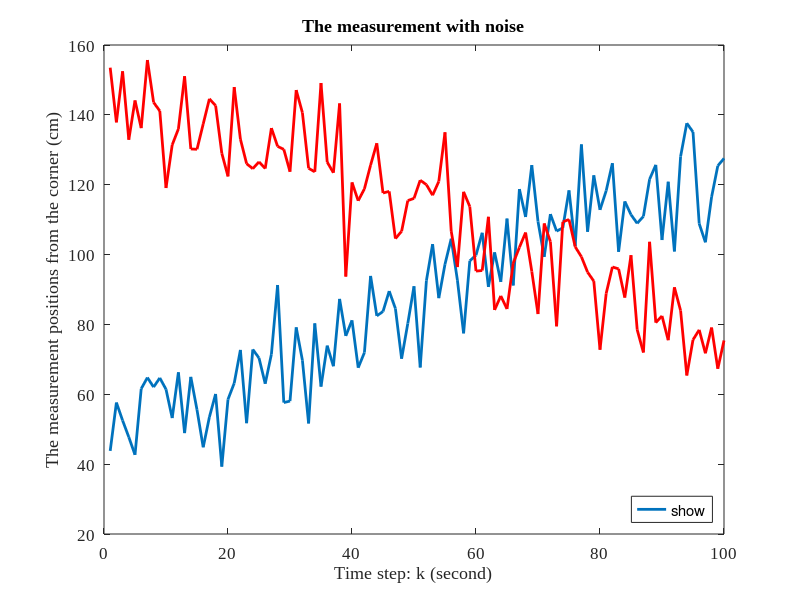
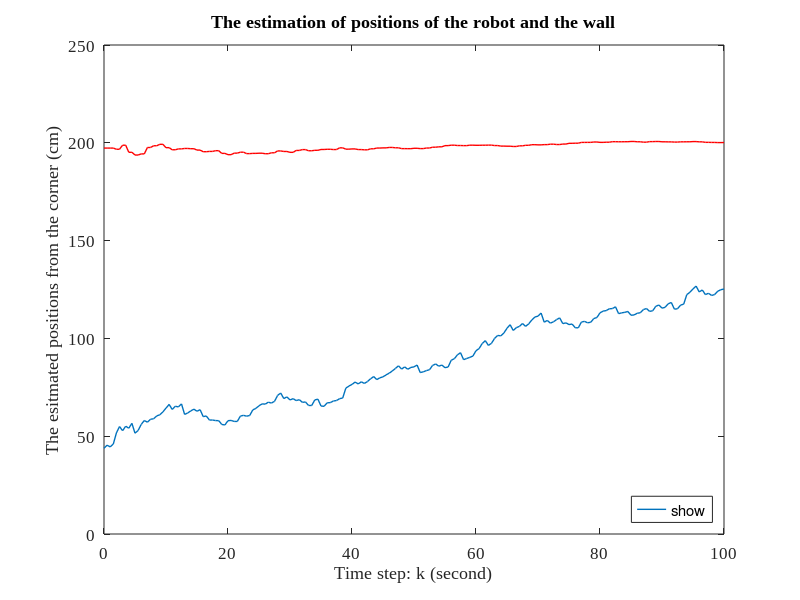
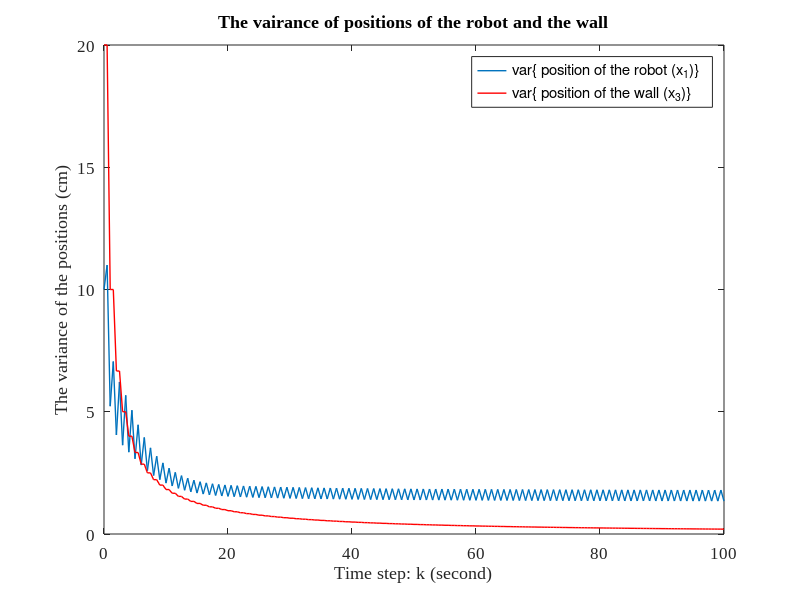

These figures' MATLAB source, in order:
%% HW7
% -------------------------
% CMPE 245 - Spring, 2016
% Chien-Pin Chen
% 05/27/2016
% MATLAB script for HW7
% --------------------------
clear all;
% measurement data and plot them on one figure
load robotMes.mat;

% plotting the measurement 
plot(y(1,:), 'LineWidth', 2, 'DisplayName','y_1 (k) The position of the robot');
hold on
plot(y(2,:), 'r', 'LineWidth', 2, 'DisplayName','y_2 (k) The position of the wall');
set(gca, 'fontsize', 12, 'FontName','Times New Roman');
title('The measurement with noise');
xlabel ('Time step: k (second)');
ylabel ('The measurement positions from the corner (cm)');
legend('show', 'Location', 'SouthEast');

% setting initial x_0, P_0 
%x_0 = [40; 0; 200]; % my first guess. (integer according y1(0) and y2(0))
x_0 = [y(1,1); 1.6; y(1,1)+y(2,1)]; % more reasoning guess (after course)
% P_0 = [10 0 0;
%         0 0 0;    % my first guess. (set as variance of the measurement 
%         0 0 10];  % for P11 P33. and set others as zeros)
P_0 = [10 0 10;
        0 1 0;
        10 0 10*2];
    
% setting some constant matrix in kalman filter (phi, gamma, H, R, Q)
phi = [1 1 0;
       0 1 0;
       0 0 1];
ga = [0 0.1 0]';
%u = [ 0 0.8 0]';
Q = 1;

H = [1 0 0;
    -1 0 1];
R = [10 0;
     0 10];

% array to storge E{x_k} and P_k after update 
Ex_k = zeros(3, length(y)+1);
P_k = zeros(3, 3, length(y)+1);

% array to storage E{x_k} and P_k before and after update
Ex_arr = zeros(3, 2*length(y)+1);
P_arr = zeros(3, 3, 2*length(y)+1);
K_arr = zeros(3,2,length(y));   % storage KF Gain (for trends)

% use kalman filter to compute estimation and the varinace
Ex_k(:,1) = x_0;
P_k(:,:,1) = P_0;
Ex_arr(:,1) = x_0;
P_arr(:,:,1) = P_0;
for k=1: length(y)
    % prediction
    Ex_k(:,k+1) = phi* Ex_k(:,k);
    P_k(:,:,k+1) = phi*P_k(:,:,k)*phi' + ga*Q*ga';
    
    Ex_arr(:,k*2) = Ex_k(:,k+1);
    P_arr(:,:,k*2) = P_k(:,:,k+1);
    
    % observation

    % update and compute K and P(+)
    K = P_k(:,:,k+1) * H'* inv(H*P_k(:,:,k+1)*H'+R);
    P_k(:,:,k+1) = (eye(3) - K*H)*P_k(:,:,k+1);
    
    Ex_k(:,k+1) = Ex_k(:,k+1) + K*(y(:,k) - H*Ex_k(:,k+1));
    
    K_arr(:,:,k) = K;
    Ex_arr(:,k*2+1) = Ex_k(:,k+1);
    P_arr(:,:,k*2+1) = P_k(:,:,k+1);
end

% plot expexted X1 and X3 (expect and update)
t = (0:0.5:100);
figure;
plot(t, Ex_arr(1,:), 'LineWidth', 1, 'DisplayName','E\{ Position of the robot (x_1)\} ');
hold on
plot(t, Ex_arr(3,:), 'r', 'LineWidth', 1, 'DisplayName','E\{ Position of the wall (x_3)\}');
set(gca, 'fontsize', 12, 'FontName','Times New Roman');
title('The estimation of positions of the robot and the wall');
xlabel ('Time step: k (second)');
ylabel ('The esitmated positions from the corner (cm)');
legend('show', 'Location', 'SouthEast');


% plot variance X1 and X3 (expect and update)
var_x1a = reshape(P_arr(1,1,:), 1, []);
var_x3a = reshape(P_arr(3,3,:), 1, []);
figure;
plot(t, var_x1a, 'LineWidth', 1, 'DisplayName','var\{ position of the robot (x_1)\}');
hold on
plot(t, var_x3a, 'r', 'LineWidth', 1, 'DisplayName','var\{ position of the wall (x_3)\}');
set(gca, 'fontsize', 12, 'FontName','Times New Roman');
title('The vairance of positions of the robot and the wall');
xlabel ('Time step: k (second)');
ylabel ('The variance of the positions (cm)');
legend('show');



% % plot expexted X1 and X3 (only update)
% figure;
% plot(Ex_k(1,:), 'DisplayName','Ex1');
% hold on
% plot(Ex_k(3,:), 'r', 'DisplayName','Ex3');
% legend('show', 'Location', 'SouthEast');
% 
% % plot variance X1 and X3
% var_x1 = reshape(P_k(1,1,:), 1, []);
% var_x3 = reshape(P_k(3,3,:), 1, []);
% figure;
% plot(var_x1, 'DisplayName','VARx1');
% hold on
% plot(var_x3, 'r', 'DisplayName','VARx3');
% legend('show');

